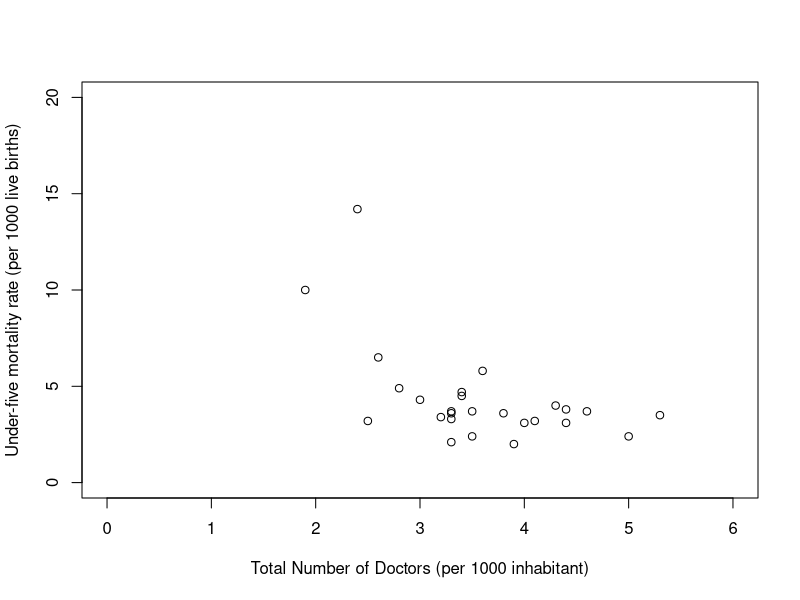
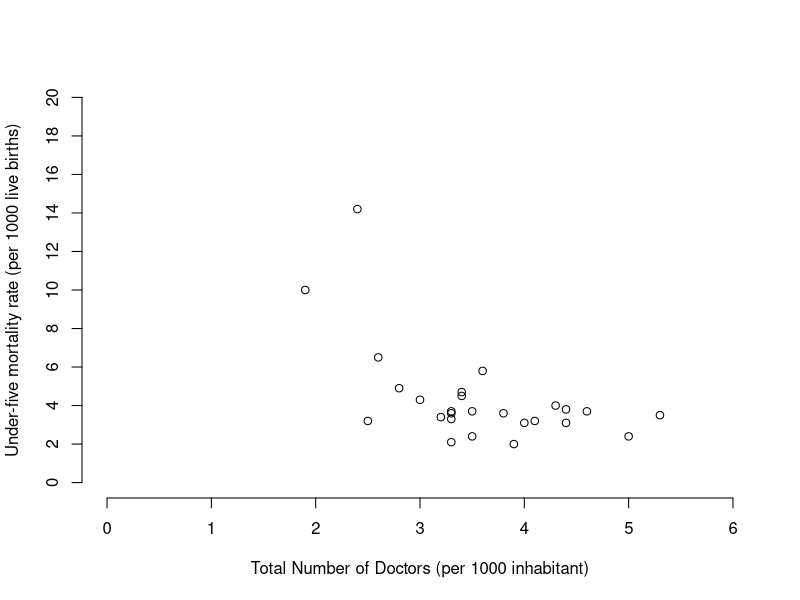

The R source for these figures, in order:

d <- read.csv('./resources/datasets/infant_mortality.csv',
              header=TRUE)

View(d)

################################################################################

plot(x = d$doctor,
     y = d$infmor,
     xlab = "Total Number of Doctors (per 1000 inhabitant)",
     ylab = "Under-five mortality rate (per 1000 live births)",
     xlim = c(0,6),
     ylim = c(0,20))

# Same plot with custom axes

plot(x = d$doctor,
     y = d$infmor,
     xlab = "Total Number of Doctors (per 1000 inhabitant)",
     ylab = "Under-five mortality rate (per 1000 live births)",
     xlim = c(0,6),
     ylim = c(0,20),
     axes = FALSE)

axis(side = 1, at = seq(0, 6, by = 1))     # x-axis ticks every 1 unit
axis(side = 2, at = seq(0, 20, by = 2))    # y-axis ticks every 5 units
